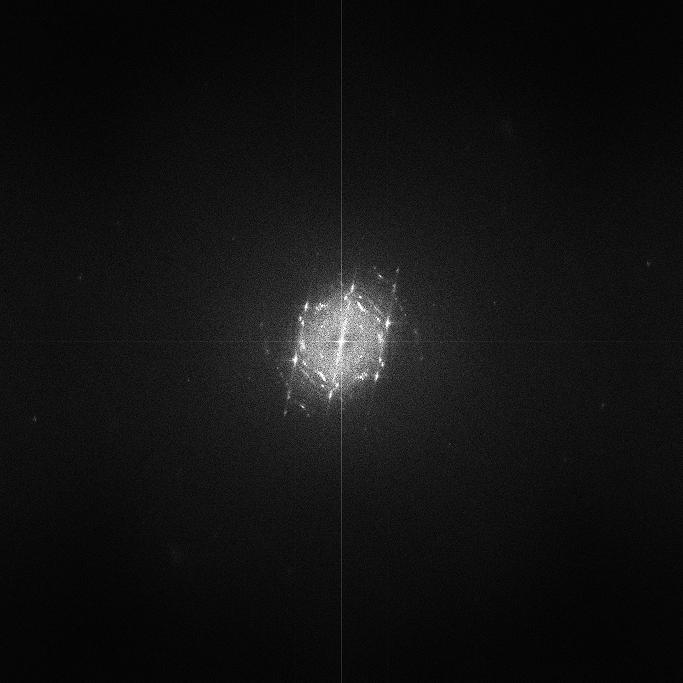
#> input picture Examples/FFTofHRTEM.jpg, 683 x 683 px
$ python TEM2XRD.py
#> lines starting #> are read from the running program, lines starting #| are printed output that depends on the picture
#!/usr/bin/env python

"""
Reaction rate post-treatment script
"""

__author__ = "LI Kezhi"
__date__ = "$2017-01-05$"
__version__ = "1.0.0"


import math
import numpy as np
import matplotlib.pyplot as plt
import matplotlib.image as mpimg

import mpltex


##### Preparation #####
# File names
SOURCE_NAME = './Examples/FFTofHRTEM.jpg'

# Read data
image = mpimg.imread(SOURCE_NAME)
#> image is the input picture: shape (683, 683, 3); min 0, max 255, mean 18.3
imgShape = image[:, :, 0].shape
#> imgShape = (683, 683)
plt.imshow(image)
plt.show()

##### User Defined Parameters #####
# Ruler: actual size / pixel
RULER = 57.848 / 683

# Center: pixel
CENTER_X = 341
CENTER_Y = 341

# XRD resolution: 2Theta step
RESOLUTION = 1.5

##### Data Manipulation #####
counts = np.zeros((int(round(180.0 / RESOLUTION)) + 1, 2))
for i in xrange(counts.shape[0]):
    counts[i, 0] = RESOLUTION * (i + 0.5)
counts[-1, 0] = RESOLUTION * i

for i in xrange(imgShape[0]):
    for j in xrange(imgShape[1]):
        Distance_Pixel = math.sqrt((CENTER_X - i)**2 + (CENTER_Y - j)**2)
        Distance = Distance_Pixel * RULER
        if 0.15416 * Distance / 2 < 1:
            TwoTheta = 2 * math.asin(0.15416 * Distance / 2) * (180 / math.pi)
            GroupNumber = int(round(TwoTheta/RESOLUTION))
            counts[GroupNumber, 1] += image[i, j, 0]
#> after the loop, counts = 121 pairs, first value 0.75 to 180, second value 0 to 74950

##### Reports #####
# Generate Report
reportName = SOURCE_NAME.split('.jpg')[0] + '_report.txt'
output = file(reportName, 'w')
output.writelines('2Theta  counts\n')
for i in xrange(counts.shape[0]):
    output.writelines('%7.3f   %15d\n' % (counts[i, 0], counts[i, 1]))
output.close()

# Plotting
@mpltex.presentation_decorator
def plot(counts):
    fig, ax = plt.subplots()
    ax.plot(counts[:, 0], counts[:, 1])

    ax.set_xlim(0, 180)

    ax.set_yticks([])
    ax.tick_params(axis='x', top='off', bottom='off')

    # ax.legend(loc='best')
    ax.set_ylabel('Counts')
    ax.set_xlabel(r'2$\theta$($^{\circ}$)')

    plt.show()
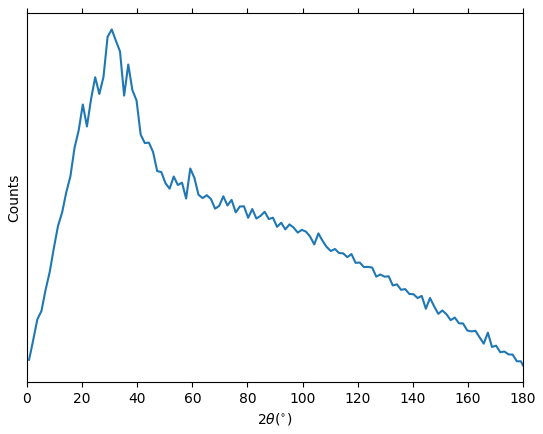
#> figure drawn by matplotlib, 1 panel

plot(counts)
